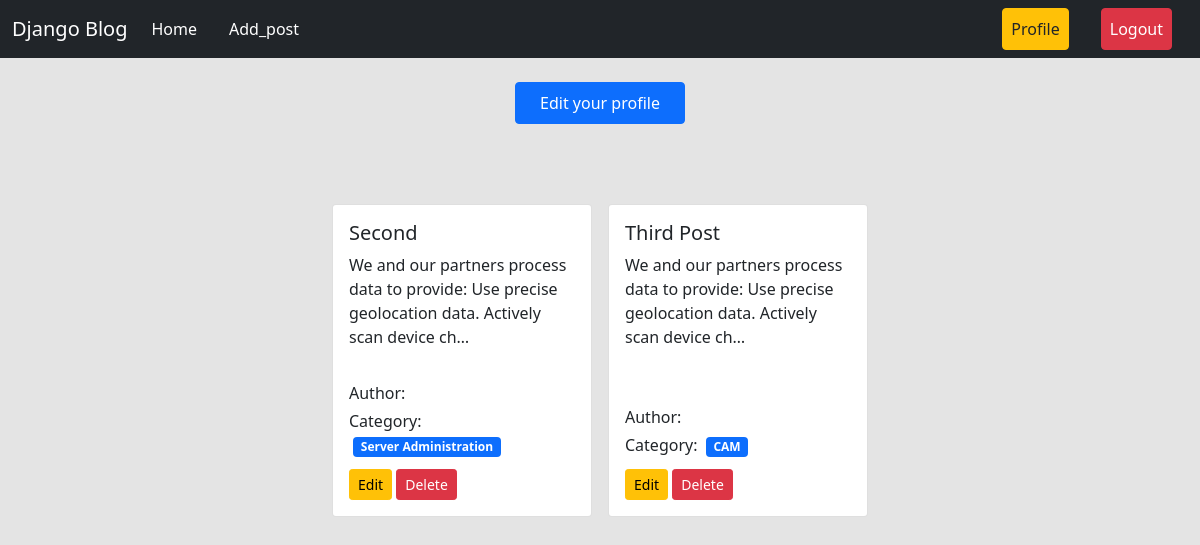
The page /author/profile/ (signed in) on the database its author committed.
### posts/models.py (models this page shows, shortened)
class Post(models.Model):
     title = models.CharField(max_length=50)
     content = models.TextField()
     category = models.ManyToManyField(Category)
     author =  models.ForeignKey(User , on_delete=models.CASCADE)
     image = models.ImageField(upload_to='uploads/',blank=True,null=True )

### categories/models.py (models this page shows, shortened)
class Category(models.Model):
     name = models.CharField(max_length=100)
     slug =  models.SlugField(max_length=100,unique=True,null=True,blank=True)

### author/views.py (the view)
# urls.py: path('profile/',views.profile,name='profile'),
@login_required
def profile(request):
   data = Post.objects.filter(author = request.user)
   return render(request,'profile.html',{'data': data})

### templates/profile.html
{% extends 'base.html' %}
{% load crispy_forms_tags %}
{% block content %}
<div class="text-center my-4">
    <a class="btn btn-primary px-4 py-2" href="{% url 'edit_profile' %}">Edit your profile</a>
</div>
<div class="d-flex flex-wrap justify-content-center px-3 px-md-5 pt-3 pt-md-5">
    {% for post in data %}
    <div class="col-12 col-sm-6 col-md-4 col-lg-3 mb-4">
        <div class="card h-100 m-2">
            <div class="card-body d-flex flex-column">
                <h5 class="card-title">{{post.title}}</h5>
                <p class="card-text flex-grow-1">{{post.content|truncatechars:100}}</p>
                <p class="mb-1">Author: {{post.author.first_name}} {{post.author.last_name}}</p>
                <div class="mb-2">
                    Category: {% for cat in post.category.all %}
                    <span class="badge bg-primary m-1">{{cat.name}}</span>
                    {% endfor %}
                </div>
                <div class="mt-auto">
                    <a href="{% url 'edit_post' post.id %}" class="btn btn-warning btn-sm">Edit</a>
                    <a href="{% url 'delete_post' post.id %}" class="btn btn-danger btn-sm">Delete</a>
                </div>
            </div>
        </div>
    </div>
    {% endfor %}
</div>
{% endblock %}

### rows shown on the page
Post: title "Second", content "We and our partners process data to provide: Use precise geolocation data. Actively scan device ch…"
Category: name "Server Administration"
Post: title "Third Post", content "We and our partners process data to provide: Use precise geolocation data. Actively scan device ch…"
Category: name "CAM"
